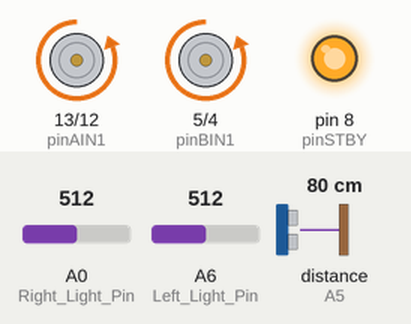
This sketch was run on a simulated Arduino Mega 2560, built with avr-gcc and run on an emulated ATmega2560. On the bench: motor-driver pin pairs drawn as motors (green arrow = first pin HIGH = forward, orange = second pin HIGH = backward, longer = more drive, scaled by the enable pin, stopped while the standby pin is LOW), output pins drawn as LEDs (lit = HIGH). The inputs (shaded band) are chosen by the test bench; at power-on: A0 (Right_Light_Pin) = 512, A6 (Left_Light_Pin) = 512, distance to the obstacle (sensor on A5) 80 cm. The echo pulse lasts 58.3 µs per cm; pins used as bus, display or sensor lines are not drawn.

Above: at 6.2 s.
6.3 s: A0 (Right_Light_Pin) set to 209
7.8 s: A0 (Right_Light_Pin) set to 184
At 7.9 s:
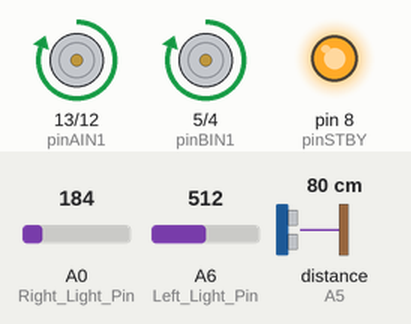
At 9.2 s:
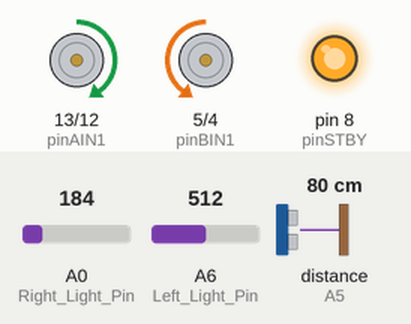
9.5 s: A0 (Right_Light_Pin) set to 210
12.5 s: A6 (Left_Light_Pin) set to 208
14.0 s: A6 (Left_Light_Pin) set to 186
At 15.3 s:
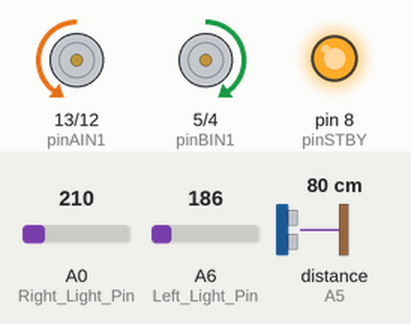
15.7 s: distance to the obstacle (sensor on A5) set to 2 cm
At 16.64 s:
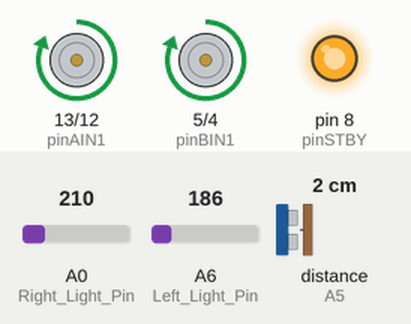
Timing chart, 0 to 19.7 s (numbered marks = the images above; inputs shaded):
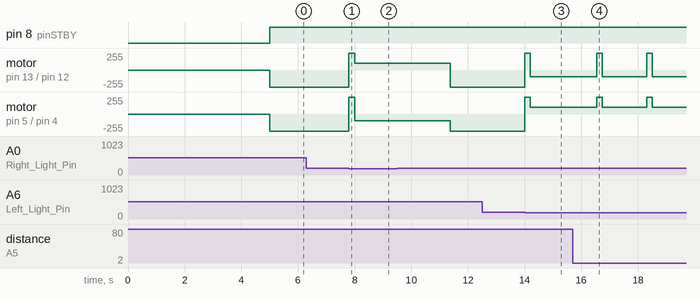

Measured:
- the behaviour switches between 200 and 199 on A0 (Right_Light_Pin) (found by bisection; images 0 and 1)
- the behaviour switches between 200 and 199 on A6 (Left_Light_Pin) (found by bisection; images 2 and 3)
- after the input at 6.3 s, every drawn part: stays the same
- after the input at 7.8 s, motor on pin 13 (pinAIN1) / pin 12 (pinAIN2): backward 255/255 → forward 255/255 at once, → forward 100/255 0.20 s later; motor on pin 5 (pinBIN1) / pin 4 (pinBIN2): backward 255/255 → forward 255/255 at once, → backward 100/255 0.20 s later
- after the input at 12.5 s, every drawn part: stays the same
- after the input at 14.0 s, motor on pin 13 (pinAIN1) / pin 12 (pinAIN2): backward 255/255 → forward 255/255 at once, → backward 100/255 0.20 s later; motor on pin 5 (pinBIN1) / pin 4 (pinBIN2): backward 255/255 → forward 255/255 at once, → forward 100/255 0.20 s later

The sketch:

GREEN_Sumo.ino
```cpp
#include <ZumoMotors.h>

#define TURN_SPEED 100
#define DRIVE_SPEED 400
#define REVERSE_TIME 200
#define PING_RANGE 50       //centimeters
#define TURN_DURATION 400
#define LIGHT_THRESH 200 // greater than = black

/*
Connections:
- Pin 9 ---> PWMA
- Pin 12 ---> AIN2
- Pin 13 ---> AIN1
- Pin 8 ---> STBY
- Pin 5 ---> BIN1
- Pin 4 ---> BIN2
- Pin 10 ---> PWMB

- Motor 1: A01 and A02
- Motor 2: B01 and B02

*/

ZumoMotors motors;

//Motor 1
int pinAIN1 = 13; //Direction
int pinAIN2 = 12; //Direction
int pinPWMA = 9; //Speed

//Motor 2
int pinBIN1 = 5; //Direction
int pinBIN2 = 4; //Direction
int pinPWMB = 10; //Speed

//Standby
int pinSTBY = 8;

//Constants to help remember the parameters
static boolean turnCW = 0;  //for motorDrive function
static boolean turnCCW = 1; //for motorDrive function
static boolean motor1 = 0;  //for motorDrive, motorStop, motorBrake functions
static boolean motor2 = 1;  //for motorDrive, motorStop, motorBrake functions

const int trigPin = A4;
const int echoPin = A5;

int Left_Light_Pin = A6;     // analog 6
int Right_Light_Pin = A0;    // analog 0

// light sensors
float QRE_Value_L = 0;
float QRE_Value_R = 0;

// establish variables for duration of the ping,
// and the distance result in inches and centimeters:
long duration, inches, cm;


void setup()
{ // put your setup code here, to run once:
  pinMode(pinPWMA, OUTPUT);
  pinMode(pinAIN1, OUTPUT);
  pinMode(pinAIN2, OUTPUT);

  pinMode(pinPWMB, OUTPUT);
  pinMode(pinBIN1, OUTPUT);
  pinMode(pinBIN2, OUTPUT);

  pinMode(pinSTBY, OUTPUT);

  delay(5010);  //wait 5 seconds at beginning of match
}


void loop()
{ // put your main code here, to run repeatedly:
  QRE_Value_L = analogRead(Left_Light_Pin);
  QRE_Value_R = analogRead(Right_Light_Pin);

  if( (QRE_Value_L < LIGHT_THRESH) && (QRE_Value_R < LIGHT_THRESH) )
  {
    driveBackward();
    delay(REVERSE_TIME * 2);
    turnRight();
    delay(100);
    Ping(TURN_DURATION);
  }

  else if(QRE_Value_L < LIGHT_THRESH)
  {
    driveBackward();
    delay(REVERSE_TIME);
    turnLeft();
    delay(100);
    Ping(TURN_DURATION);
  }
  else if(QRE_Value_R < LIGHT_THRESH)
  {
    driveBackward();
    delay(REVERSE_TIME);
    turnRight();
    delay(100);
    Ping(TURN_DURATION);
  }

  driveForward();
}

void Ping(int TimeLength)
{
  int MaxTime = TimeLength/10;
  int i = 0;
  while(i < TimeLength)
  {
    i++;
    long ObjectDistance = GetPingDistance();
  }
}

void driveForward()
{
    motorDrive(motor1, turnCCW, 255);
    motorDrive(motor2, turnCCW, 255);
}

void driveBackward()
{
    motorDrive(motor1, turnCW, 255);
    motorDrive(motor2, turnCW, 255);
}

void turnRight()
{
  motorDrive(motor1, turnCW, TURN_SPEED);
  motorDrive(motor2, turnCCW, TURN_SPEED);
}

void turnLeft()
{
  motorDrive(motor1, turnCCW, TURN_SPEED);
  motorDrive(motor2, turnCW, TURN_SPEED);
}

void motorDrive(boolean motorNumber, boolean motorDirection, int motorSpeed)
{
  /*
  This Drives a specified motor, in a specific direction, at a specified speed:
    - motorNumber: motor1 or motor2 ---> Motor 1 or Motor 2
    - motorDirection: turnCW or turnCCW ---> clockwise or counter-clockwise
    - motorSpeed: 0 to 255 ---> 0 = stop / 255 = fast
  */
  boolean pinIn1;  //Relates to AIN1 or BIN1 (depending on the motor number specified)

  //Specify the Direction to turn the motor
  //Clockwise: AIN1/BIN1 = HIGH and AIN2/BIN2 = LOW
  //Counter-Clockwise: AIN1/BIN1 = LOW and AIN2/BIN2 = HIGH
  if (motorDirection == turnCW)
    pinIn1 = HIGH;
  else
    pinIn1 = LOW;

  //Select the motor to turn, and set the direction and the speed
  if(motorNumber == motor1)
  {
    digitalWrite(pinAIN1, pinIn1);
    digitalWrite(pinAIN2, !pinIn1);  //This is the opposite of the AIN1
    analogWrite(pinPWMA, motorSpeed);
  }
  else
  {
    digitalWrite(pinBIN1, pinIn1);
    digitalWrite(pinBIN2, !pinIn1);  //This is the opposite of the BIN1
    analogWrite(pinPWMB, motorSpeed);
  }
  //Finally , make sure STBY is disabled - pull it HIGH
  digitalWrite(pinSTBY, HIGH);
}

void motorBrake(boolean motorNumber)
{
/* This "Short Brake"s the specified motor, by setting speed to zero */

  if (motorNumber == motor1)
    analogWrite(pinPWMA, 0);
  else
    analogWrite(pinPWMB, 0);
}

void motorStop(boolean motorNumber)
{
  /*  This stops the specified motor by setting both IN pins to LOW */
  if (motorNumber == motor1) {
    digitalWrite(pinAIN1, LOW);
    digitalWrite(pinAIN2, LOW);
  }
  else
  {
    digitalWrite(pinBIN1, LOW);
    digitalWrite(pinBIN2, LOW);
  }
}

void motorsStandby()
{
  /*  This puts the motors into Standby Mode */
  digitalWrite(pinSTBY, LOW);
}

long GetPingDistance()
{
  // The sensor is triggered by a HIGH pulse of 10 or more microseconds.
  // Give a short LOW pulse beforehand to ensure a clean HIGH pulse:
  pinMode(trigPin, OUTPUT);
  analogWrite(trigPin, LOW);
  delayMicroseconds(2);
  digitalWrite(trigPin, HIGH);
  delayMicroseconds(10);
  digitalWrite(trigPin, LOW);

  // Read the signal from the sensor: a HIGH pulse whose
  // duration is the time (in microseconds) from the sending
  // of the ping to the reception of its echo off of an object.
  pinMode(echoPin, INPUT);
  duration = pulseIn(echoPin, HIGH);

  // convert the time into a distance
  // inches = microsecondsToInches(duration);
  cm = microsecondsToCentimeters(duration);

  delay(3);       // function delays 10ms
  return(cm);
}

long microsecondsToInches(long microseconds)
{
  // According to Parallax's datasheet for the PING))), there are
  // 73.746 microseconds per inch (i.e. sound travels at 1130 feet per
  // second).  This gives the distance travelled by the ping, outbound
  // and return, so we divide by 2 to get the distance of the obstacle.
  // See: http://www.parallax.com/dl/docs/prod/acc/28015-PING-v1.3.pdf
  return microseconds / 74 / 2;
}

long microsecondsToCentimeters(long microseconds)
{
  // The speed of sound is 340 m/s or 29 microseconds per centimeter.
  // The ping travels out and back, so to find the distance of the
  // object we take half of the distance travelled.
  return microseconds / 29 / 2;
}
```
